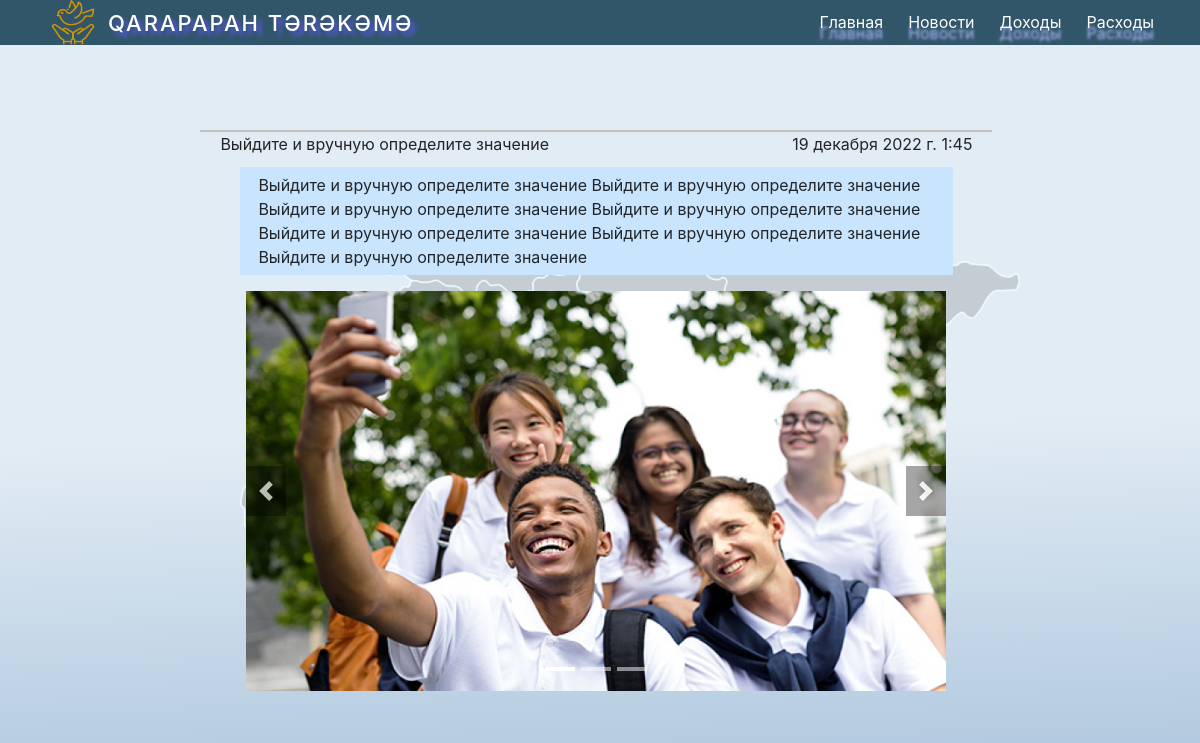
The app's page /novosti/2 with its own data.
### main/models.py (models this page shows, shortened)
class Novosti(models.Model):
    date_time = models.DateTimeField('Дата публикации')
    title = models.CharField('Заголовок ', default=" ",max_length = 200)
    text = models.TextField('Текст')
    image0 = models.ImageField('Фото 1', null=True, blank=True,  upload_to='novost_file')
    image1 = models.ImageField('Фото 2', null=True, blank=True,  upload_to='novost_file')
    image2 = models.ImageField('Фото 3', null=True, blank=True,  upload_to='novost_file')
    image3 = models.ImageField('Фото 4', null=True, blank=True,  upload_to='novost_file')
    image4 = models.ImageField('Фото 5', null=True, blank=True,  upload_to='novost_file')
    image5 = models.ImageField('Фото 6', null=True, blank=True,  upload_to='novost_file')
    image6 = models.ImageField('Фото 7', null=True, blank=True,  upload_to='novost_file')
    image7 = models.ImageField('Фото 8', null=True, blank=True,  upload_to='novost_file')
    image8 = models.ImageField('Фото 9', null=True, blank=True,  upload_to='novost_file')
    image9 = models.ImageField('Фото 10', null=True, blank=True,  upload_to='novost_file')
    class Meta:
        verbose_name = "Новости "
        verbose_name_plural = "Новости "

### main/views.py (the view)
# urls.py: path('novosti/<int:pk>', views.detail_novosti, name='detail_novosti'),
def detail_novosti(request,pk):
    novosts = models.Novosti.objects.get(id=pk)
    context = {
        'novosts' : novosts,
    }
    return render(request, 'main/detail_novosti.html', context)

### main/templates/main/detail_novosti.html (shortened to what this page needs)
{% extends "main/wrapper.html" %}
{% block content %}
{% load static %}
<div class="profcom_right">
    <div class="block_right ">
        <a >{{ novosts.title }} </a>
        <div class="div_date">{{ novosts.date_time }}</div>
    </div>
    <p>{{ novosts.text }}</p>
    <div class="slider">
        <div class="slider__wrapper">
            <div class="slider__items">
                {% if novosts.image0 %}
                <div class="slider__item">
                    <img src="{{ novosts.image0.url  }}" alt="foto" style="height: 400px;width:700px">
                </div>
                {% endif %}
            </div>
        </div>
            {% if novosts.image0 or novosts.image1 or novosts.image2 or novosts.image3 or novosts.image4 or novosts.image5 or novosts.image6 or novosts.image7 or novosts.image8 or novosts.image9%}
                <a class="slider__control slider__control_prev" href="#" role="button"></a>
                <a class="slider__control slider__control_next slider__control_show" href="#" role="button"></a>
            {% endif %}
    </div>
    <br>
</div>
{% endblock %}

### main/static/css/style.css (style rules this page uses)
html, body { margin: 0; padding: 0; }
body { background: linear-gradient(178.14deg, #E2ECF4 53.45%, #6f9ac3 148.84%); background-attachment: fixed; width: 100%; min-height: 100vh; }
.profcom_right { top: 130px; position: relative; margin-left: 16.7%; width: 66%; border-top:2px solid silver; }
.profcom_right .block_right a { float:left; margin-left:20px; }
.profcom_right .block_right .div_date { float:right; margin-right:20px; }
.profcom_right p { width:90%; padding:6px 10px 6px 18px; margin-top:35px; margin-left:40px; background-color: #C9E5FE; }
.slider { position: relative; overflow: hidden; max-width: 700px; margin-left: auto; margin-right: auto; }
.slider__wrapper { position: relative; overflow: hidden; }
.slider__items { display: flex; height:400px; transition: transform 0.6s ease; }
.slider__item { flex: 0 0 100%; max-width: 100%; }
.slider__item img { width:100%; height: auto; }
.slider__control { position: absolute; top: 50%; display: flex; align-items: center; justify-content: center; width: 40px; color: #fff; text-align: center; opacity: 0.7; height: 50px; transform: translateY(-50%); background: rgba(0, 0, 0, 0.5); }
.slider__control_prev { left: 30; }
.slider__control_next { right: 0; }
.slider__control::before { content: ""; display: inline-block; width: 20px; height: 20px; background: transparent no-repeat center center; background-size: 100% 100%; }

### records on screen
Novosti: title "Выйдите и вручную определите значение", date_time "19 декабря 2022 г. 1:45", text "Выйдите и вручную определите значение Выйдите и вручную определите значение Выйдите и вручную определите значение Выйдите и вручную определите значение Выйдите и вручную определите значение Выйдите и вручную определите значение Выйдите и вручную определите значение", image0 (picture)
